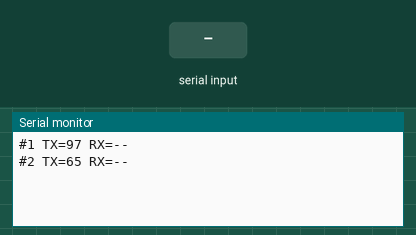
Bench run of a sketch on a simulated Arduino Uno, built with avr-gcc and run on an emulated ATmega328P. Shown: the last lines printed to the serial monitor. The test bench sets the inputs (shaded band).

Above: at 3.2 s.
3.3 s: "1" received over Serial
At 4.8 s:
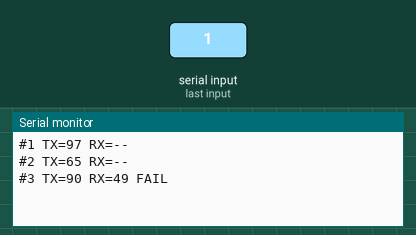
5.6 s: "0" received over Serial
At 6.9 s:
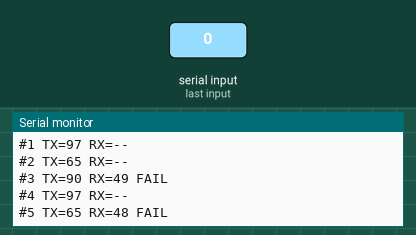
7.1 s: "2" received over Serial
At 8.0 s:
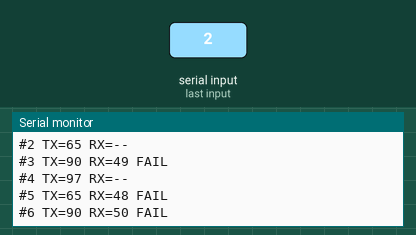
Timing chart, 0 to 10.1 s (numbered marks = the images above; inputs shaded):
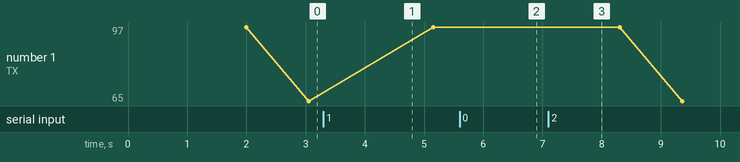

The sketch:

5.ino
```cpp
#include <Arduino.h>

static const uint8_t TXB = 0;
static const uint32_t UART_BAUD = 9600;
static const uint16_t TBIT = 1000000UL / UART_BAUD;

#define PIN_HIGH()  (PORTB |=  (1 << TXB))
#define PIN_LOW()   (PORTB &= ~(1 << TXB))

unsigned long cycles = 0;
unsigned long passCnt = 0;
unsigned long errCnt  = 0;

char testChars[] = {'a', 'A', 'Z'};
uint8_t indexChar = 0;

void softTx(uint8_t b) {
  PIN_LOW();
  delayMicroseconds(TBIT);

  uint8_t mask = 0x01;
  while (mask) {
    if (b & mask) PIN_HIGH();
    else          PIN_LOW();
    delayMicroseconds(TBIT);
    mask <<= 1;
  }

  PIN_HIGH();
  delayMicroseconds(TBIT);
}

void setup() {
  DDRB |= _BV(TXB);
  PIN_HIGH();
  Serial.begin(UART_BAUD);
  delay(2000);
}

void loop() {
  uint8_t value = testChars[indexChar];
  cycles++;

  Serial.print("#");
  Serial.print(cycles);
  Serial.print(" TX=");
  Serial.print(value);
  Serial.print(" RX=");

  softTx(value);
  delay(50);

  if (Serial.available() > 0) {
    uint8_t r = Serial.read();
    Serial.print(r);

    if (r == value) {
      passCnt++;
      Serial.println(" PASS");
    } else {
      errCnt++;
      Serial.println(" FAIL");
    }
  } else {
    errCnt++;
    Serial.println("--");
  }

  if ((cycles % 10) == 0) {
    Serial.print("CNT=");
    Serial.print(cycles);
    Serial.print(" OK=");
    Serial.print(passCnt);
    Serial.print(" NG=");
    Serial.println(errCnt);
  }

  indexChar++;
  if (indexChar >= sizeof(testChars)) indexChar = 0;

  delay(1000);
}
```

Measured:
- after the input at 3.3 s, the serial monitor: prints a new line after 0.80 s (image 1)
- after the input at 5.6 s, the serial monitor: prints a new line after 0.61 s (image 2)
- after the input at 7.1 s, the serial monitor: prints a new line after 0.16 s (image 3)
